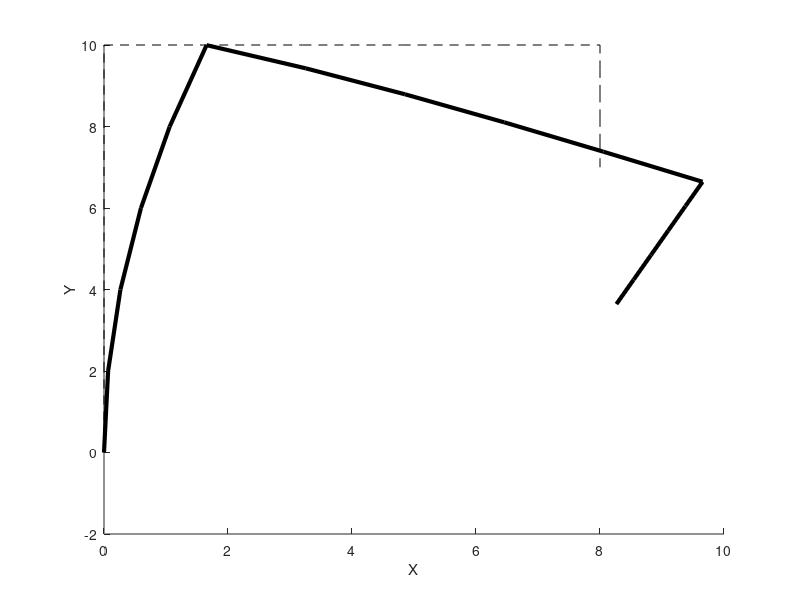

This figure's MATLAB source:
clear all;

n_division=5;  % number of divisions for each of the straight segment

% next block: generate nodes
nodes=zeros(3*n_division+1,4);
nodes(1:n_division+1,2:3)=[zeros(1,n_division+1);0:10/n_division:10]';
nodes(n_division+1:2*n_division+1,2:3)=[0:8/n_division:8; ones(1,n_division+1)*10]';
nodes(2*n_division+1:3*n_division+1,2:3)=[ones(1,n_division+1)*8;...
                                          10:-3/n_division:7]';
n_nodes=size(nodes,1);
nodes(1:n_nodes,1)=[1:n_nodes]';

% next block: create elements
n_elements=3*n_division;
elements=zeros(n_elements,3);
elements(:,1)=[1:n_elements]';
elements(1:2*n_division,2:3)=[1:2*n_division; 2:2*n_division+1]';
elements(2*n_division+1:3*n_division,2:3)=...
    [2*n_division+2:3*n_division+1;2*n_division+1:3*n_division]';

% next block: materials=[E G]
materials=[2e9 8e8]'*0.000145038;    %conver to psi

% next block: cross-sectional properties
% geometry row elements: element id, alpha, A, Iy, Iz, J
geometry=zeros(n_elements,6);
geometry(:,1)=[1:n_elements]';
geometry(:,3)=1;
geometry(:,4)=8.3333e-02;
geometry(:,5)=8.3333e-02;
geometry(:,6)=1.6667e-01;

forces(1,:)=[3*n_division+1 0 -100 0 0 0 0];

% next block: set up displacement boundary conditions
bcsdisp=zeros(6,3);
bcsdisp(1:6,1:2)=[ones(1,6);1:6]';

% next block: set up constants and empty matrices 
nNodes=size(nodes,1);
nElements=size(elements,1);
E=materials(1,1);
G=materials(2,1);
alpha=geometry(:,2)/180*pi;
A=geometry(:,3);
Iy=geometry(:,4);
Iz=geometry(:,5);
J=geometry(:,6);
K=zeros(6*nNodes,6*nNodes);
F=zeros(6*nNodes,1);
length=zeros(nElements,1);
direction_cos=zeros(nElements,3);

% for-loop: compute the global stiffness matrix
for e=1:nElements
  node1=elements(e,2)
  node2=elements(e,3)
  dv=nodes(node2,2:4)-nodes(node1,2:4);
  length(e)=norm(dv);
  direction_cos(e,:)=dv/length(e);
  % set up intermediate quantities
  EAL=E*A(e)/length(e);
  GJL=G*J(e)/length(e);
  EIzL=E*Iz(e)/(length(e));
  EIyL=E*Iy(e)/(length(e));
  EIzL2=EIzL/length(e);
  EIyL2=EIyL/length(e);
  EIzL3=EIzL2/length(e);
  EIyL3=EIyL2/length(e);
  % next 9 lines: element k matrix in local coordinate system 
  k=zeros(12,12);
  k(1,1)=EAL;  k(2,2)=12*EIzL3;  k(3,3)=12*EIyL3; k(4,4)=GJL;
  k(5,3)=-6*EIyL2; k(5,5)=4*EIyL; k(6,2)=6*EIzL2; k(6,6)=4*EIzL;
  k(7,1)=-EAL;  k(7,7)=EAL;  k(8,2)=-12*EIzL3;  k(8,6)=-6*EIzL2;
  k(8,8)=12*EIzL3;  k(9,3)=-12*EIyL3;  k(9,5)=6*EIyL2;
  k(9,9)=12*EIyL3;  k(10,4)=-GJL;  k(10,10)=GJL;  k(11,3)=-6*EIyL2;
  k(11,5)=2*EIyL;  k(11,9)=6*EIyL2;  k(11,11)=4*EIyL;  k(12,2)=6*EIzL2;
  k(12,6)=2*EIzL;  k(12,8)=-6*EIzL2;  k(12,12)=4*EIzL;
  k=k+k'-eye(12).*diag(k);
  % next 16 lines: calculate lambda
  d=sqrt(dv(1)^2 + dv(3)^2);
  if abs(d)>1e-10*length(e)
    lambda1=zeros(3,3);
    lambda1(1,:)=direction_cos(e,:);
    lambda1(2,:)=1/(d*length(e))*...
          [-dv(1)*dv(2) dv(1)^2+dv(3)^2 -dv(2)*dv(3)];
    lambda1(3,:)=1/d*[-dv(3) 0 dv(1)];
    lambda2=[1  0    0
            0 cos(alpha(e)) sin(alpha(e))
            0 -sin(alpha(e)) cos(alpha(e))];
    lambda=lambda1*lambda2;
  else
      lambda=[0 1 0
          -cos(alpha(e)) 0 sin(alpha(e))
           sin(alpha(e)) 0 cos(alpha(e))];
  end
 
  % for-loop: create the big lambda matrix
  for i=0:3
    Lambda(i*3+1:i*3+3,i*3+1:i*3+3)=lambda;
  end
  %Lambda
  k=inv(Lambda)*k*Lambda % transform to global coordinate system
  % assembly 
  K(6*node1-5:6*node1, 6*node1-5:6*node1) ...
            =K(6*node1-5:6*node1, 6*node1-5:6*node1) +k(1:6,1:6);
  K(6*node1-5:6*node1, 6*node2-5:6*node2) ...
            =K(6*node1-5:6*node1, 6*node2-5:6*node2) +k(1:6,7:12);
  K(6*node2-5:6*node2, 6*node1-5:6*node1) ...
            =K(6*node2-5:6*node2, 6*node1-5:6*node1) +k(7:12,1:6);
  K(6*node2-5:6*node2, 6*node2-5:6*node2) ...
            =K(6*node2-5:6*node2, 6*node2-5:6*node2) +k(7:12,7:12);            
end

% set up the global force vector
for i=1:size(forces,1)
  node = forces(i,1);
  F(6*node-5:6*node)= forces(i,2:7);
end

% next block: apply the displacement BC using the penalty method
penalty=abs(max(max(K)))*1e6;
for i=1:size(bcsdisp,1)
  node = bcsdisp(i,1);
  disp_type = bcsdisp(i,2);
  K(6*node + disp_type - 6, 6*node + disp_type - 6)= penalty;
  F(6*node + disp_type - 6)= penalty*bcsdisp(i,3);
end

d=K\F  % solve global linear system

% next block: plotting
figure(1);
d=d;
clf;
hold on;
% for-loop: plot the deformed and undeformed structure
for e=1:nElements
  nd1=elements(e,2);
  nd2=elements(e,3);
  x1=nodes(nd1,2); y1=nodes(nd1,4); z1=nodes(nd1,3);
  x2=nodes(nd2,2); y2=nodes(nd2,4); z2=nodes(nd2,3);
  plot3([x1 x2], [y1 y2], [z1 z2],'k--');       
  plot3([x1+d(6*nd1-5) x2+d(6*nd2-5)],[y1+d(6*nd1-3) ...
         y2+d(6*nd2-3)], [z1+d(6*nd1-4) z2+d(6*nd2-4)],...
         'k-','LineWidth',3);
end
set(gca,'Ydir','reverse');    % reverse the y-axis for plotting
xlabel('X'); ylabel('Z'); zlabel('Y');
view(0,0);
hold off;
